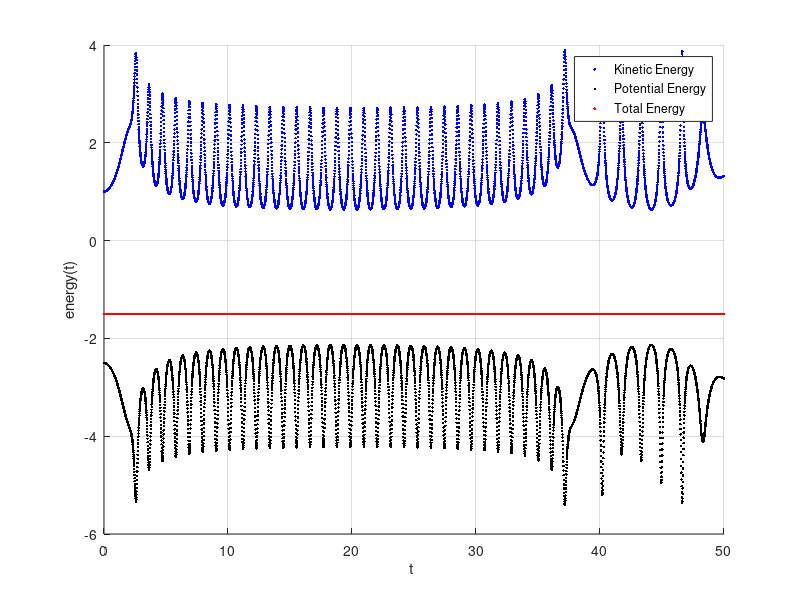
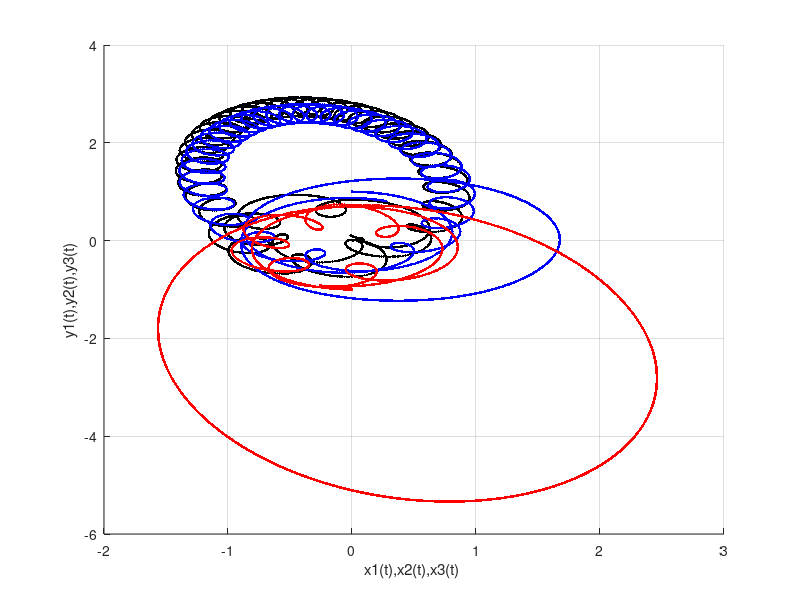

The MATLAB source for these figures, in order:
delta_t = 0.01;% time increment 
t_f = 50; % ending time 
t = 0:delta_t:t_f; %time array 
[~,N] = size(t); % N  = no of elements in t array = no of x values to be calculated
%----------- Start Verlet----------------%
r1 = zeros(2,N);% initialixing position array
r2 = zeros(2,N);% initialixing position array
r3 = zeros(2,N);% initialixing position array

v1 = zeros(2,N);%initializing velocity array
v2 = zeros(2,N);%initializing velocity array
v3 = zeros(2,N);%initializing velocity array


r1(1,1) = 0.01; r1(2,1) = 0.0; % initial position
r2(1,1) = 0.0; r2(2,1) = 1.0; % initial position
r3(1,1) = 0.0; r3(2,1) = -1.0; % initial position

v1(1,1) = 0.0; v1(2,1) = 0.0; % initial velocity
v2(1,1) = 1.0; v2(2,1) = 0.0; % initial velocity
v3(1,1) = -1.0; v3(2,1) = 0.0; % initial velocity

%acceleration ai(n) = sum_j (-(ri(n)-rj(n))/(ri(n)-rj(n))^3)

%Verlet method: 
%r0 = r1 - tau*v1 - tau^2*a(r1)/2
% rn+1 = 2rn - rn-1 + tau^2 an
%vn = (rn+1 - rn-1)/2

r10(:,1) = r1(:,1)-delta_t*v1(:,1)-((delta_t)^2/2)* (-((r1(:,1)-r2(:,1))/(norm(r1(:,1)-r2(:,1)))^3)-((r1(:,1)-r3(:,1))/(norm(r1(:,1)-r3(:,1)))^3)); % this is needed to find x_2. x0 here denotes x(t<0). 
r1(:,2) = 2*r1(:,1)-r10(:,1)+(delta_t)^2*(-(r1(:,1)-r2(:,1))/(norm(r1(:,1)-r2(:,1)))^3-(r1(:,1)-r3(:,1))/(norm(r1(:,1)-r3(:,1)))^3); % writing this outside for loop because we need x0 value for only this case.

r20(:,1) = r2(:,1)-delta_t*v2(:,1)-((delta_t)^2/2)* (-(r2(:,1)-r1(:,1))/(norm(r1(:,1)-r2(:,1)))^3-(r2(:,1)-r3(:,1))/(norm(r2(:,1)-r3(:,1)))^3); % this is needed to find x_2. x0 here denotes x(t<0). 
r2(:,2) = 2*r2(:,1)-r20(:,1)+(delta_t)^2*(-(r2(:,1)-r1(:,1))/(norm(r1(:,1)-r2(:,1)))^3-(r2(:,1)-r3(:,1))/(norm(r2(:,1)-r3(:,1)))^3); % writing this outside for loop because we need x0 value for only this case.

r30(:,1) = r3(:,1)-delta_t*v3(:,1)-(delta_t)^2/2* (-(r3(:,1)-r2(:,1))/(norm(r2(:,1)-r3(:,1)))^3-(r3(:,1)-r1(:,1))/(norm(r1(:,1)-r3(:,1)))^3); % this is needed to find x_2. x0 here denotes x(t<0). 
r3(:,2) = 2*r3(:,1)-r30(:,1)+(delta_t)^2*(-(r3(:,1)-r2(:,1))/(norm(r2(:,1)-r3(:,1)))^3-(r3(:,1)-r1(:,1))/(norm(r1(:,1)-r3(:,1)))^3); % writing this outside for loop because we need x0 value for only this case.



 for i=3:N
 r1(:,i) = 2*r1(:,i-1)-r1(:,i-2)+(delta_t)^2*(-(r1(:,i-1)-r2(:,i-1))/(norm(r1(:,i-1)-r2(:,i-1)))^3-(r1(:,i-1)-r3(:,i-1))/(norm(r1(:,i-1)-r3(:,i-1)))^3);
 r2(:,i) = 2*r2(:,i-1)-r2(:,i-2)+(delta_t)^2*(-(r2(:,i-1)-r1(:,i-1))/(norm(r1(:,i-1)-r2(:,i-1)))^3-(r2(:,i-1)-r3(:,i-1))/(norm(r2(:,i-1)-r3(:,i-1)))^3);
 r3(:,i) = 2*r3(:,i-1)-r3(:,i-2)+(delta_t)^2*(-(r3(:,i-1)-r2(:,i-1))/(norm(r2(:,i-1)-r3(:,i-1)))^3-(r3(:,i-1)-r1(:,i-1))/(norm(r1(:,i-1)-r3(:,i-1)))^3);
 
 v1(:,i-1) = (r1(:,i)-r1(:,i-2))/(2*delta_t); 
 v2(:,i-1) = (r2(:,i)-r2(:,i-2))/(2*delta_t);
 v3(:,i-1) = (r3(:,i)-r3(:,i-2))/(2*delta_t);
 end
r1_Nplus1(:,1) = 2*r1(:,N)-r1(:,N-1)+(delta_t)^2*(-(r1(:,N)-r2(:,N))/(norm(r1(:,N)-r2(:,N)))^3-(r1(:,N)-r3(:,N))/(norm(r1(:,N)-r3(:,N)))^3);
r2_Nplus1(:,1) = 2*r2(:,N)-r2(:,N-1)+(delta_t)^2*(-(r2(:,N)-r1(:,N))/(norm(r1(:,N)-r2(:,N)))^3-(r2(:,N)-r3(:,N))/(norm(r2(:,N)-r3(:,N)))^3);
r3_Nplus1(:,1) = 2*r3(:,N)-r3(:,N-1)+(delta_t)^2*(-(r3(:,N)-r2(:,N))/(norm(r2(:,N)-r3(:,N)))^3-(r3(:,N)-r1(:,N))/(norm(r1(:,N)-r3(:,N)))^3);
 
v1(:,N) = (r1_Nplus1-r1(:,N-1))/(2*delta_t); % since v(N) is not set by the for loop
v2(:,N) = (r2_Nplus1-r2(:,N-1))/(2*delta_t);
v3(:,N) = (r3_Nplus1-r3(:,N-1))/(2*delta_t);


T1 = 1/2*v1.^2;
T2 = 1/2*v2.^2;
T3 =  1/2*v3.^2;
ke = T1+T2+T3;
T = zeros(1,N);
U = zeros(1,N);
for i = 1:N
    T(i) = sum(ke(:,i));
    U(i) = -(1/norm(r1(:,i)-r2(:,i))+1/norm(r2(:,i)-r3(:,i))+1/norm(r1(:,i)-r3(:,i)));
end

E = U+T;

figure 
hold on
grid on 
 
plot(t,T,'b.')
plot(t,U,'k.')
plot(t,E,'r.')
legend('Kinetic Energy','Potential Energy', 'Total Energy')
 
 xlabel('t ')
  ylabel('energy(t)')
% grid on 
figure 
hold on   
grid on
xlabel('x1(t),x2(t),x3(t) ')
ylabel('y1(t),y2(t),y3(t)')
plot(r1(1,:), r1(2,:), 'k.')
plot(r2(1,:), r2(2,:), 'b.')
plot(r3(1,:), r3(2,:), 'r.') 
 
 
